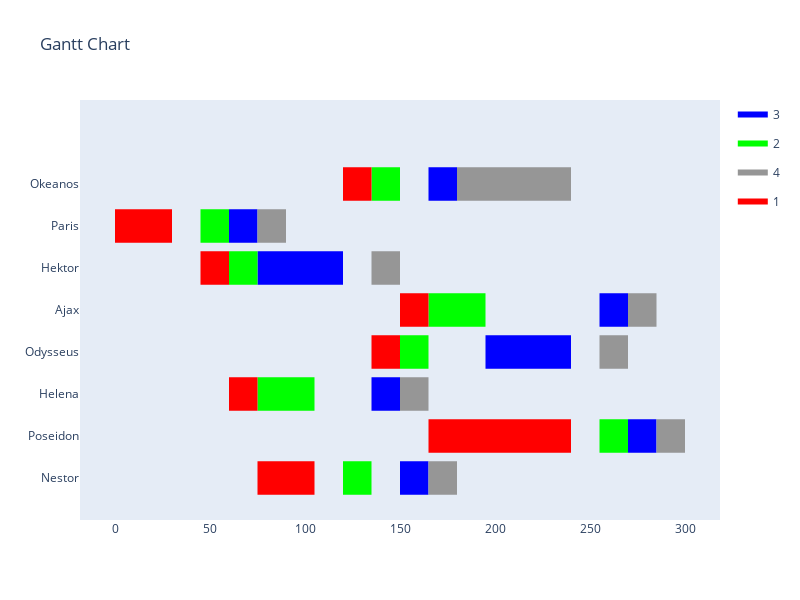

Source (notebook cell):
### Markdown cell above
#### Visualization

### Code cell
df = pd.DataFrame(index=np.arange(0, len(ships)*len(stations)), columns=["Task", "Start", "Finish", "Station"])
cnt = 0
for s in ships:
    for p in stations:
        for c in categories:
            if category.loc[s,c] == 1:
                ship_category = c
        df.iloc[cnt, 0] = names[s]
        df.iloc[cnt, 1] = (x[s,p].solution_value - 1) * 15
        if t[s,p].solution_value == 1:
            df.iloc[cnt, 2] = ((x[s,p].solution_value + unloading.loc[ship_category,p]) - 1) * 15
        else:
            df.iloc[cnt, 2] = x[s,p].solution_value * 15
        df.iloc[cnt,3] = p
        cnt += 1

colors = {1: "rgb(255, 0, 0)",
         2: "rgb(0, 255, 0)",
         3: "rgb(0, 0, 255)",
         4: "rgb(150, 150, 150)"}

fig = ff.create_gantt(df, colors=colors, index_col="Station", show_colorbar=True, group_tasks=True, bar_width=0.4)
fig.update_layout(xaxis_type='linear', autosize=False, width=800, height=600)
fig.show()

### Figure 1 — Plotly figure (JSON) as saved in the notebook; plotly's stock layout.template omitted (floating-point values rounded to 4 significant figures)
{"data": [{"fill": "toself", "fillcolor": "rgb(0, 0, 255)", "hoverinfo": "name", "legendgroup": "rgb(0, 0, 255)", "mode": "none", "name": "3", "type": "scatter", "x": [165, 180, 180, 165, 165, 60, 75, 75, 60, 60, 75, 120, 120, 75, 75, 255, 270, 270, 255, 255, 195, 240, 240, 195, 195, 135, 150, 150, 135, 135, 270, 285, 285, 270, 270, 150, 165, 165, 150], "y": [6.6, 6.6, 7.4, 7.4, null, 5.6, 5.6, 6.4, 6.4, null, 4.6, 4.6, 5.4, 5.4, null, 3.6, 3.6, 4.4, 4.4, null, 2.6, 2.6, 3.4, 3.4, null, 1.6, 1.6, 2.4, 2.4, null, 0.6, 0.6, 1.4, 1.4, null, -0.4, -0.4, 0.4, 0.4]}, {"fill": "toself", "fillcolor": "rgb(0, 255, 0)", "hoverinfo": "name", "legendgroup": "rgb(0, 255, 0)", "mode": "none", "name": "2", "type": "scatter", "x": [135, 150, 150, 135, 135, 45, 60, 60, 45, 45, 60, 75, 75, 60, 60, 165, 195, 195, 165, 165, 150, 165, 165, 150, 150, 75, 105, 105, 75, 75, 255, 270, 270, 255, 255, 120, 135, 135, 120], "y": [6.6, 6.6, 7.4, 7.4, null, 5.6, 5.6, 6.4, 6.4, null, 4.6, 4.6, 5.4, 5.4, null, 3.6, 3.6, 4.4, 4.4, null, 2.6, 2.6, 3.4, 3.4, null, 1.6, 1.6, 2.4, 2.4, null, 0.6, 0.6, 1.4, 1.4, null, -0.4, -0.4, 0.4, 0.4]}, {"fill": "toself", "fillcolor": "rgb(150, 150, 150)", "hoverinfo": "name", "legendgroup": "rgb(150, 150, 150)", "mode": "none", "name": "4", "type": "scatter", "x": [180, 240, 240, 180, 180, 75, 90, 90, 75, 75, 135, 150, 150, 135, 135, 270, 285, 285, 270, 270, 255, 270, 270, 255, 255, 150, 165, 165, 150, 150, 285, 300, 300, 285, 285, 165, 180, 180, 165], "y": [6.6, 6.6, 7.4, 7.4, null, 5.6, 5.6, 6.4, 6.4, null, 4.6, 4.6, 5.4, 5.4, null, 3.6, 3.6, 4.4, 4.4, null, 2.6, 2.6, 3.4, 3.4, null, 1.6, 1.6, 2.4, 2.4, null, 0.6, 0.6, 1.4, 1.4, null, -0.4, -0.4, 0.4, 0.4]}, {"fill": "toself", "fillcolor": "rgb(255, 0, 0)", "hoverinfo": "name", "legendgroup": "rgb(255, 0, 0)", "mode": "none", "name": "1", "type": "scatter", "x": [120, 135, 135, 120, 120, 0, 30, 30, 0, 0, 45, 60, 60, 45, 45, 150, 165, 165, 150, 150, 135, 150, 150, 135, 135, 60, 75, 75, 60, 60, 165, 240, 240, 165, 165, 75, 105, 105, 75], "y": [6.6, 6.6, 7.4, 7.4, null, 5.6, 5.6, 6.4, 6.4, null, 4.6, 4.6, 5.4, 5.4, null, 3.6, 3.6, 4.4, 4.4, null, 2.6, 2.6, 3.4, 3.4, null, 1.6, 1.6, 2.4, 2.4, null, 0.6, 0.6, 1.4, 1.4, null, -0.4, -0.4, 0.4, 0.4]}, {"legendgroup": "rgb(0, 0, 255)", "marker": {"color": "rgb(0, 0, 255)", "opacity": 0, "size": 1}, "mode": "markers", "name": "", "showlegend": false, "text": [null, null, null, null, null, null, null, null, null, null, null, null, null, null, null, null], "type": "scatter", "x": [165, 180, 60, 75, 75, 120, 255, 270, 195, 240, 135, 150, 270, 285, 150, 165], "y": [7, 7, 6, 6, 5, 5, 4, 4, 3, 3, 2, 2, 1, 1, 0, 0]}, {"legendgroup": "rgb(0, 255, 0)", "marker": {"color": "rgb(0, 255, 0)", "opacity": 0, "size": 1}, "mode": "markers", "name": "", "showlegend": false, "text": [null, null, null, null, null, null, null, null, null, null, null, null, null, null, null, null], "type": "scatter", "x": [135, 150, 45, 60, 60, 75, 165, 195, 150, 165, 75, 105, 255, 270, 120, 135], "y": [7, 7, 6, 6, 5, 5, 4, 4, 3, 3, 2, 2, 1, 1, 0, 0]}, {"legendgroup": "rgb(150, 150, 150)", "marker": {"color": "rgb(150, 150, 150)", "opacity": 0, "size": 1}, "mode": "markers", "name": "", "showlegend": false, "text": [null, null, null, null, null, null, null, null, null, null, null, null, null, null, null, null], "type": "scatter", "x": [180, 240, 75, 90, 135, 150, 270, 285, 255, 270, 150, 165, 285, 300, 165, 180], "y": [7, 7, 6, 6, 5, 5, 4, 4, 3, 3, 2, 2, 1, 1, 0, 0]}, {"legendgroup": "rgb(255, 0, 0)", "marker": {"color": "rgb(255, 0, 0)", "opacity": 0, "size": 1}, "mode": "markers", "name": "", "showlegend": false, "text": [null, null, null, null, null, null, null, null, null, null, null, null, null, null, null, null], "type": "scatter", "x": [120, 135, 0, 30, 45, 60, 150, 165, 135, 150, 60, 75, 165, 240, 75, 105], "y": [7, 7, 6, 6, 5, 5, 4, 4, 3, 3, 2, 2, 1, 1, 0, 0]}], "layout": {"autosize": false, "height": 600, "hovermode": "closest", "showlegend": true, "title": {"text": "Gantt Chart"}, "width": 800, "xaxis": {"rangeselector": {"buttons": [{"count": 7, "label": "1w", "step": "day", "stepmode": "backward"}, {"count": 1, "label": "1m", "step": "month", "stepmode": "backward"}, {"count": 6, "label": "6m", "step": "month", "stepmode": "backward"}, {"count": 1, "label": "YTD", "step": "year", "stepmode": "todate"}, {"count": 1, "label": "1y", "step": "year", "stepmode": "backward"}, {"step": "all"}]}, "showgrid": false, "type": "linear", "zeroline": false}, "yaxis": {"autorange": false, "range": [-1, 9], "showgrid": false, "ticktext": ["Nestor", "Poseidon", "Helena", "Odysseus", "Ajax", "Hektor", "Paris", "Okeanos"], "tickvals": [0, 1, 2, 3, 4, 5, 6, 7], "zeroline": false}}}
